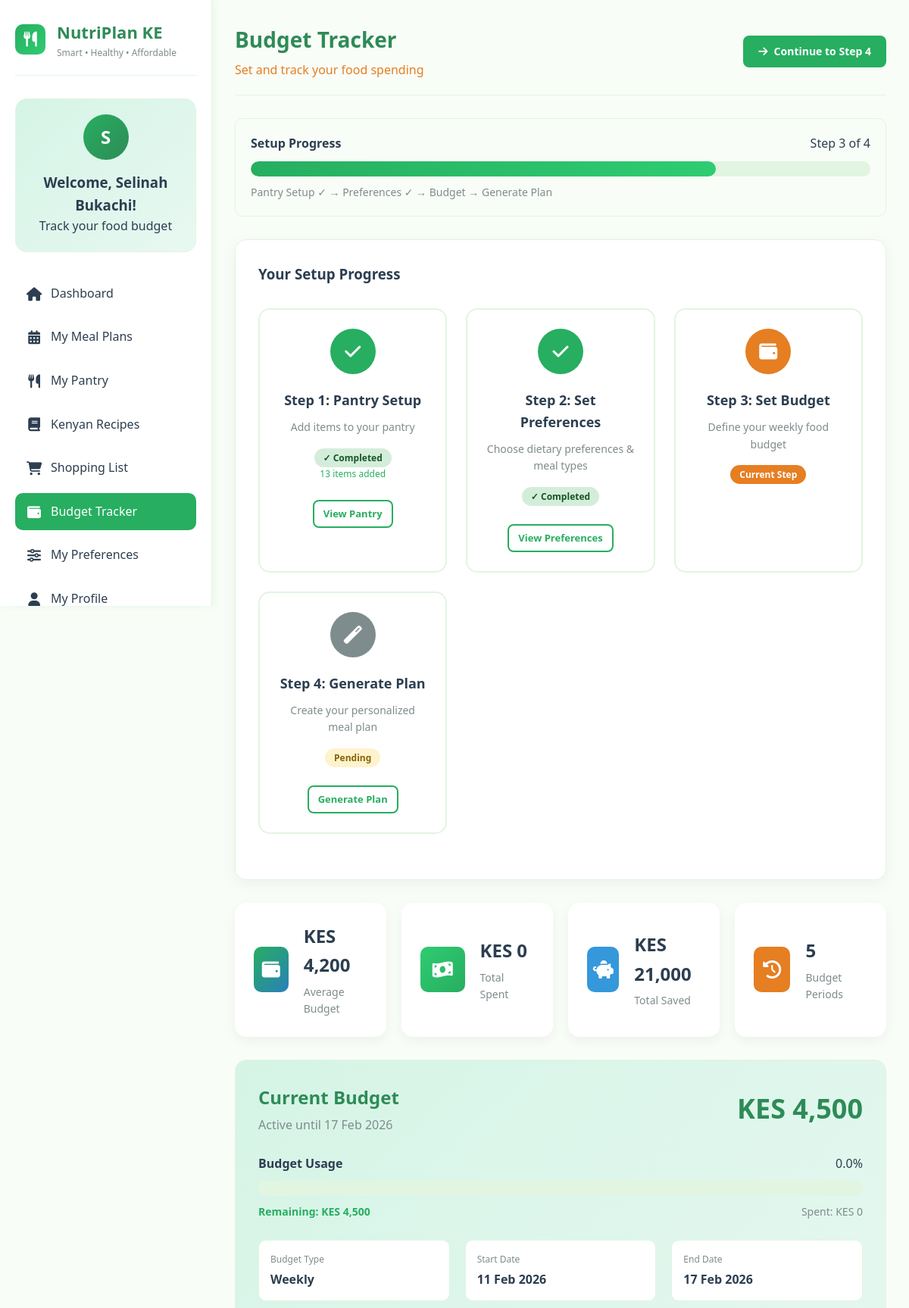
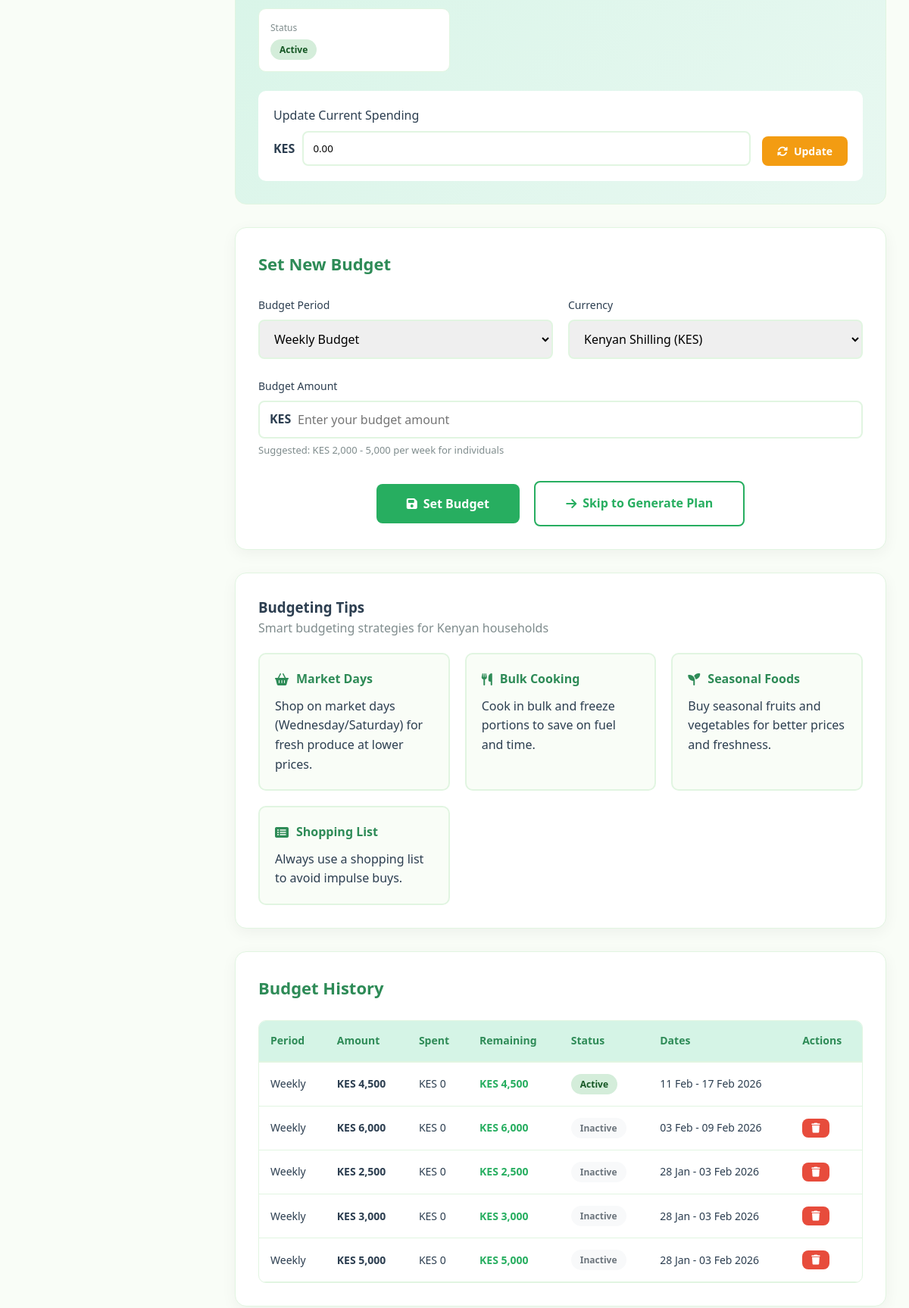
The app's page /budget.php (signed in, upper part) with its own data (2 pictures, top to bottom).
### tables this page shows
CREATE TABLE `user_budgets` (
  `budget_id` int(11) NOT NULL,
  `user_id` int(11) DEFAULT NULL,
  `budget_type` varchar(20) DEFAULT 'Weekly',
  `amount` decimal(10,2) NOT NULL,
  `currency` varchar(10) DEFAULT 'KES',
  `start_date` date DEFAULT NULL,
  `end_date` date DEFAULT NULL,
  `current_spending` decimal(10,2) DEFAULT 0.00,
  `status` varchar(20) DEFAULT 'Active',
  `created_at` datetime DEFAULT current_timestamp(),
  `updated_at` datetime DEFAULT current_timestamp() ON UPDATE current_timestamp()
);

### budget.php (the view, shortened to what the rows shown need)
<?php
require_once 'config.php';
$user_id = $_SESSION['user_id'];
$current_budget = [];
$budget_query = "SELECT * FROM user_budgets WHERE user_id = $user_id AND status = 'Active' ORDER BY created_at DESC LIMIT 1";
$budget_result = mysqli_query($conn, $budget_query);
if (mysqli_num_rows($budget_result) > 0) {
    $current_budget = mysqli_fetch_assoc($budget_result);
}
$budget_history = [];
$history_query = "SELECT * FROM user_budgets WHERE user_id = $user_id ORDER BY created_at DESC LIMIT 10";
$history_result = mysqli_query($conn, $history_query);
while ($row = mysqli_fetch_assoc($history_result)) {
    $budget_history[] = $row;
}
?>
<!DOCTYPE html>
<html lang="en">
<head>
    <link rel="stylesheet" href="https://cdnjs.cloudflare.com/ajax/libs/font-awesome/6.4.0/css/all.min.css">
</head>
<body>
    <div class="dashboard-container">
        <aside class="sidebar">
            <div class="logo">
                <div class="logo-text">
                    <h2>NutriPlan KE</h2>
                </div>
            </div>
        </aside>
        <main class="main-content">
            <div class="top-header">
                <div class="welcome-message">
                    <h1>Budget Tracker</h1>
                </div>
            </div>
            <?php if (!empty($current_budget)):
                $remaining = $current_budget['amount'] - $current_budget['current_spending'];
                $percentage = $current_budget['amount'] > 0 ? ($current_budget['current_spending'] / $current_budget['amount']) * 100 : 0;
            ?>
                <div class="budget-overview">
                    <div class="budget-header">
                        <div>
                            <h2 style="color: var(--dark-green); margin-bottom: 5px;">Current Budget</h2>
                            <p style="color: var(--text-light);">Active until <?php echo date('d M Y', strtotime($current_budget['end_date'])); ?></p>
                        </div>
                        <div class="budget-amount">
                            KES <?php echo number_format($current_budget['amount'], 0); ?>
                        </div>
                    </div>
                    <div class="progress-container">
                        <div class="progress-header">
                            <span style="font-weight: 600;">Budget Usage</span>
                            <span><?php echo number_format($percentage, 1); ?>%</span>
                        </div>
                        <div class="progress-bar">
                        </div>
                        <div style="display: flex; justify-content: space-between; margin-top: 10px; font-size: 14px;">
                            <span style="color: var(--primary-green); font-weight: 600;">Remaining: KES <?php echo number_format($remaining, 0); ?></span>
                            <span style="color: var(--text-light);">Spent: KES <?php echo number_format($current_budget['current_spending'], 0); ?></span>
                        </div>
                    </div>
                    <div class="budget-details">
                        <div class="detail-item">
                            <div class="detail-label">Budget Type</div>
                            <div class="detail-value"><?php echo htmlspecialchars($current_budget['budget_type']); ?></div>
                        </div>
                        <div class="detail-item">
                            <div class="detail-label">Start Date</div>
                            <div class="detail-value"><?php echo date('d M Y', strtotime($current_budget['start_date'])); ?></div>
                        </div>
                        <div class="detail-item">
                            <div class="detail-label">End Date</div>
                            <div class="detail-value"><?php echo date('d M Y', strtotime($current_budget['end_date'])); ?></div>
                        </div>
                        <div class="detail-item">
                            <div class="detail-label">Status</div>
                            <div class="detail-value">
                                <span class="status-badge status-<?php echo strtolower($current_budget['status']); ?>">
                                    <?php echo htmlspecialchars($current_budget['status']); ?>
                                </span>
                            </div>
                        </div>
                    </div>
                    <form method="POST" action="" style="margin-top: 25px; background: white; padding: 20px; border-radius: 10px;">
                        <div style="display: grid; grid-template-columns: 1fr auto; gap: 15px; align-items: end;">
                            <div>
                                <label for="spending" style="display: block; margin-bottom: 8px; color: var(--text-dark); font-weight: 500;">
                                    Update Current Spending
                                </label>
                                <div style="display: flex; align-items: center; gap: 10px;">
                                    <span style="font-weight: bold;">KES</span>
                                    <input type="number"
                                           id="spending"
                                           name="spending"
                                           value="<?php echo $current_budget['current_spending']; ?>"
                                           step="0.01"
                                           min="0"
                                           style="flex: 1; padding: 12px; border: 2px solid var(--border-color); border-radius: 8px;"
                                           required>
                                </div>
                            </div>
                            <button type="submit" name="update_spending" class="btn btn-warning">
                                <i class="fas fa-sync-alt"></i> Update
                            </button>
                        </div>
                    </form>
                </div>
            <?php endif; ?>
            <div class="content-section">
                <div class="section-header">
                    <h2>Set New Budget</h2>
                </div>
            </div>
            <?php if (!empty($budget_history)): ?>
                <div class="content-section">
                    <div class="section-header">
                        <h2>Budget History</h2>
                    </div>
                    <div class="table-container">
                        <table class="data-table">
                            <thead>
                                <tr>
                                    <th>Period</th>
                                    <th>Amount</th>
                                    <th>Spent</th>
                                    <th>Remaining</th>
                                    <th>Status</th>
                                    <th>Dates</th>
                                    <th>Actions</th>
                                </tr>
                            </thead>
                            <tbody>
                                <?php foreach ($budget_history as $budget):
                                    $remaining = $budget['amount'] - $budget['current_spending'];
                                    $percentage = $budget['amount'] > 0 ? ($budget['current_spending'] / $budget['amount']) * 100 : 0;
                                ?>
                                    <tr>
                                        <td><?php echo htmlspecialchars($budget['budget_type']); ?></td>
                                        <td><strong>KES <?php echo number_format($budget['amount'], 0); ?></strong></td>
                                        <td>KES <?php echo number_format($budget['current_spending'], 0); ?></td>
                                        <td>
                                            <span style="color: <?php echo $remaining >= 0 ? 'var(--primary-green)' : 'var(--accent-red)'; ?>; font-weight: 600;">
                                                KES <?php echo number_format($remaining, 0); ?>
                                            </span>
                                        </td>
                                        <td>
                                            <?php if ($budget['status'] == 'Active'): ?>
                                                <span class="status-badge status-active">Active</span>
                                            <?php elseif ($percentage > 100): ?>
                                                <span class="status-badge status-exceeded">Exceeded</span>
                                            <?php else: ?>
                                                <span class="status-badge status-inactive">Inactive</span>
                                            <?php endif; ?>
                                        </td>
                                        <td>
                                            <?php echo date('d M', strtotime($budget['start_date'])); ?> -
                                            <?php echo date('d M Y', strtotime($budget['end_date'])); ?>
                                        </td>
                                        <td>
                                            <?php if ($budget['status'] != 'Active'): ?>
                                                <button class="btn btn-sm btn-danger"
                                                        onclick="if(confirm('Delete this budget record?')) window.location.href='budget.php?delete=<?php echo $budget['budget_id']; ?>'">
                                                    <i class="fas fa-trash"></i>
                                                </button>
                                            <?php endif; ?>
                                        </td>
                                    </tr>
                                <?php endforeach; ?>
                            </tbody>
                        </table>
                    </div>
                </div>
            <?php endif; ?>
        </main>
    </div>
</body>
</html>

### records on screen
user_budgets: end_date "17 Feb 2026", amount "4,500", percentage "0.0", remaining "4,500", current_spending "0", budget_type "Weekly", start_date "11 Feb 2026", status "Active", spending "0.00", start_date "11 Feb"
user_budgets: budget_type "Weekly", amount "6,000", current_spending "0", remaining "6,000", status "Inactive", start_date "03 Feb", end_date "09 Feb 2026"
user_budgets: budget_type "Weekly", amount "2,500", current_spending "0", remaining "2,500", status "Inactive", start_date "28 Jan", end_date "03 Feb 2026"
user_budgets: budget_type "Weekly", amount "3,000", current_spending "0", remaining "3,000", status "Inactive", start_date "28 Jan", end_date "03 Feb 2026"
user_budgets: budget_type "Weekly", amount "5,000", current_spending "0", remaining "5,000", status "Inactive", start_date "28 Jan", end_date "03 Feb 2026"

### other values on screen
substr($user_name, 0, 1) "S"
$user_name "Selinah Bukachi"
$pantry_count "13"
$spending_stats['average_budget'] "4,200"
$spending_stats['total_spent'] "0"
$spending_stats['total_budgets'] "5"
